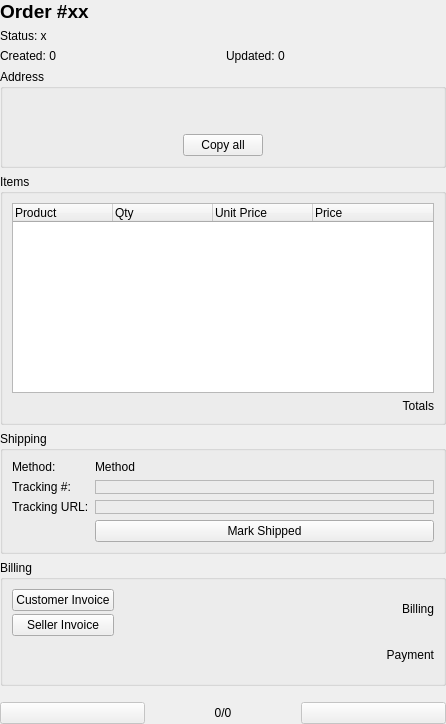
<?xml version="1.0" encoding="UTF-8"?>
<ui version="4.0">
 <class>OrderDetailsWidget</class>
 <widget class="QWidget" name="OrderDetailsWidget">
  <property name="geometry">
   <rect>
    <x>0</x>
    <y>0</y>
    <width>446</width>
    <height>724</height>
   </rect>
  </property>
  <property name="windowTitle">
   <string>Form</string>
  </property>
  <layout class="QVBoxLayout" name="verticalLayout">
   <property name="leftMargin">
    <number>0</number>
   </property>
   <property name="topMargin">
    <number>0</number>
   </property>
   <property name="rightMargin">
    <number>0</number>
   </property>
   <property name="bottomMargin">
    <number>0</number>
   </property>
   <item>
    <layout class="QHBoxLayout" name="numberHorizontalLayout">
     <item>
      <widget class="QLabel" name="orderNumberLabel">
       <property name="font">
        <font>
         <pointsize>14</pointsize>
         <bold>true</bold>
        </font>
       </property>
       <property name="text">
        <string>Order #xx</string>
       </property>
       <property name="textFormat">
        <enum>Qt::RichText</enum>
       </property>
       <property name="openExternalLinks">
        <bool>true</bool>
       </property>
      </widget>
     </item>
     <item>
      <widget class="QPushButton" name="collapseButton">
       <property name="sizePolicy">
        <sizepolicy hsizetype="Maximum" vsizetype="Fixed">
         <horstretch>0</horstretch>
         <verstretch>0</verstretch>
        </sizepolicy>
       </property>
       <property name="text">
        <string/>
       </property>
       <property name="icon">
        <iconset resource="res.qrc">
         <normaloff>:/res/icons/collapse_right.png</normaloff>:/res/icons/collapse_right.png</iconset>
       </property>
       <property name="flat">
        <bool>true</bool>
       </property>
      </widget>
     </item>
    </layout>
   </item>
   <item>
    <widget class="QLabel" name="orderStatusLabel">
     <property name="text">
      <string>Status: x</string>
     </property>
    </widget>
   </item>
   <item>
    <layout class="QHBoxLayout" name="datesHorizontalLayout">
     <item>
      <widget class="QLabel" name="createdAtLabel">
       <property name="text">
        <string>Created: 0</string>
       </property>
      </widget>
     </item>
     <item>
      <widget class="QLabel" name="updatedAtLabel">
       <property name="text">
        <string>Updated: 0</string>
       </property>
      </widget>
     </item>
    </layout>
   </item>
   <item>
    <widget class="QGroupBox" name="addressGroup">
     <property name="title">
      <string>Address</string>
     </property>
     <layout class="QVBoxLayout" name="verticalLayout_5">
      <item>
       <layout class="QHBoxLayout" name="nameHorizontalLayout">
        <item>
         <widget class="ClickyLineEdit" name="addressNameEdit">
          <property name="frameShape">
           <enum>QFrame::StyledPanel</enum>
          </property>
          <property name="frameShadow">
           <enum>QFrame::Raised</enum>
          </property>
          <property name="placeholderText" stdset="0">
           <string>Name</string>
          </property>
          <property name="type" stdset="0">
           <number>0</number>
          </property>
         </widget>
        </item>
        <item>
         <widget class="ClickyLineEdit" name="addressOrgEdit">
          <property name="frameShape">
           <enum>QFrame::StyledPanel</enum>
          </property>
          <property name="frameShadow">
           <enum>QFrame::Raised</enum>
          </property>
          <property name="placeholderText" stdset="0">
           <string>Organization</string>
          </property>
          <property name="type" stdset="0">
           <number>0</number>
          </property>
         </widget>
        </item>
       </layout>
      </item>
      <item>
       <widget class="ClickyLineEdit" name="address1Edit">
        <property name="frameShape">
         <enum>QFrame::StyledPanel</enum>
        </property>
        <property name="frameShadow">
         <enum>QFrame::Raised</enum>
        </property>
        <property name="placeholderText" stdset="0">
         <string>Address 1</string>
        </property>
        <property name="type" stdset="0">
         <number>0</number>
        </property>
       </widget>
      </item>
      <item>
       <widget class="ClickyLineEdit" name="address2Edit">
        <property name="frameShape">
         <enum>QFrame::StyledPanel</enum>
        </property>
        <property name="frameShadow">
         <enum>QFrame::Raised</enum>
        </property>
        <property name="placeholderText" stdset="0">
         <string>Address 2</string>
        </property>
        <property name="type" stdset="0">
         <number>0</number>
        </property>
       </widget>
      </item>
      <item>
       <widget class="ClickyLineEdit" name="addressCityEdit">
        <property name="frameShape">
         <enum>QFrame::StyledPanel</enum>
        </property>
        <property name="frameShadow">
         <enum>QFrame::Raised</enum>
        </property>
        <property name="placeholderText" stdset="0">
         <string>City, State</string>
        </property>
        <property name="type" stdset="0">
         <number>0</number>
        </property>
       </widget>
      </item>
      <item>
       <layout class="QHBoxLayout" name="zipHorizontalLayout">
        <item>
         <widget class="ClickyLineEdit" name="addressCountryEdit">
          <property name="frameShape">
           <enum>QFrame::StyledPanel</enum>
          </property>
          <property name="frameShadow">
           <enum>QFrame::Raised</enum>
          </property>
          <property name="placeholderText" stdset="0">
           <string>Country</string>
          </property>
          <property name="type" stdset="0">
           <number>0</number>
          </property>
         </widget>
        </item>
        <item>
         <widget class="ClickyLineEdit" name="addressZipEdit">
          <property name="frameShape">
           <enum>QFrame::StyledPanel</enum>
          </property>
          <property name="frameShadow">
           <enum>QFrame::Raised</enum>
          </property>
          <property name="placeholderText" stdset="0">
           <string>Postal Code</string>
          </property>
          <property name="type" stdset="0">
           <number>0</number>
          </property>
         </widget>
        </item>
       </layout>
      </item>
      <item>
       <layout class="QHBoxLayout" name="emailHorizontalLayout">
        <item>
         <widget class="ClickyLineEdit" name="addressPhoneEdit">
          <property name="frameShape">
           <enum>QFrame::StyledPanel</enum>
          </property>
          <property name="frameShadow">
           <enum>QFrame::Raised</enum>
          </property>
          <property name="placeholderText" stdset="0">
           <string>Phone #</string>
          </property>
          <property name="type" stdset="0">
           <number>0</number>
          </property>
         </widget>
        </item>
        <item>
         <widget class="ClickyLineEdit" name="addressEmailEdit">
          <property name="frameShape">
           <enum>QFrame::StyledPanel</enum>
          </property>
          <property name="frameShadow">
           <enum>QFrame::Raised</enum>
          </property>
          <property name="placeholderText" stdset="0">
           <string>Email</string>
          </property>
          <property name="type" stdset="0">
           <number>0</number>
          </property>
         </widget>
        </item>
       </layout>
      </item>
      <item>
       <layout class="QHBoxLayout" name="copyAllHorizontalLayout">
        <item>
         <spacer name="horizontalSpacer">
          <property name="orientation">
           <enum>Qt::Horizontal</enum>
          </property>
          <property name="sizeHint" stdset="0">
           <size>
            <width>40</width>
            <height>20</height>
           </size>
          </property>
         </spacer>
        </item>
        <item>
         <widget class="QPushButton" name="addressCopyAllButton">
          <property name="text">
           <string>Copy all</string>
          </property>
         </widget>
        </item>
        <item>
         <spacer name="horizontalSpacer_2">
          <property name="orientation">
           <enum>Qt::Horizontal</enum>
          </property>
          <property name="sizeHint" stdset="0">
           <size>
            <width>40</width>
            <height>20</height>
           </size>
          </property>
         </spacer>
        </item>
       </layout>
      </item>
     </layout>
    </widget>
   </item>
   <item>
    <widget class="QGroupBox" name="itemsGroup">
     <property name="title">
      <string>Items</string>
     </property>
     <layout class="QVBoxLayout" name="verticalLayout_6">
      <item>
       <widget class="QTreeWidget" name="itemsTreeWidget">
        <property name="editTriggers">
         <set>QAbstractItemView::NoEditTriggers</set>
        </property>
        <column>
         <property name="text">
          <string>Product</string>
         </property>
        </column>
        <column>
         <property name="text">
          <string>Qty</string>
         </property>
        </column>
        <column>
         <property name="text">
          <string>Unit Price</string>
         </property>
        </column>
        <column>
         <property name="text">
          <string>Price</string>
         </property>
        </column>
       </widget>
      </item>
      <item>
       <widget class="QLabel" name="itemsTotalLabel">
        <property name="font">
         <font/>
        </property>
        <property name="text">
         <string>Totals</string>
        </property>
        <property name="alignment">
         <set>Qt::AlignRight|Qt::AlignTrailing|Qt::AlignVCenter</set>
        </property>
       </widget>
      </item>
     </layout>
    </widget>
   </item>
   <item>
    <widget class="QGroupBox" name="shippingGroup">
     <property name="title">
      <string>Shipping</string>
     </property>
     <layout class="QFormLayout" name="formLayout_2">
      <item row="0" column="0">
       <widget class="QLabel" name="shippingMethodLabel">
        <property name="text">
         <string>Method:</string>
        </property>
       </widget>
      </item>
      <item row="0" column="1">
       <widget class="QLabel" name="shippingMethodValueLabel">
        <property name="text">
         <string>Method</string>
        </property>
       </widget>
      </item>
      <item row="2" column="0">
       <widget class="QLabel" name="shippingTrackingNoLabel">
        <property name="text">
         <string>Tracking #:</string>
        </property>
       </widget>
      </item>
      <item row="3" column="0">
       <widget class="QLabel" name="shippingTrackingUrlLabel">
        <property name="text">
         <string>Tracking URL:</string>
        </property>
       </widget>
      </item>
      <item row="4" column="1">
       <widget class="QPushButton" name="shippingSubmitButton">
        <property name="text">
         <string>Mark Shipped</string>
        </property>
       </widget>
      </item>
      <item row="2" column="1">
       <widget class="ClickyLineEdit" name="shippingTrackingNoEdit">
        <property name="frameShape">
         <enum>QFrame::StyledPanel</enum>
        </property>
        <property name="frameShadow">
         <enum>QFrame::Raised</enum>
        </property>
        <property name="placeholderText" stdset="0">
         <string>Untracked</string>
        </property>
        <property name="type" stdset="0">
         <number>0</number>
        </property>
       </widget>
      </item>
      <item row="3" column="1">
       <widget class="ClickyLineEdit" name="shippingTrackingUrlEdit">
        <property name="frameShape">
         <enum>QFrame::StyledPanel</enum>
        </property>
        <property name="frameShadow">
         <enum>QFrame::Raised</enum>
        </property>
        <property name="placeholderText" stdset="0">
         <string>Untracked</string>
        </property>
        <property name="type" stdset="0">
         <number>1</number>
        </property>
       </widget>
      </item>
     </layout>
    </widget>
   </item>
   <item>
    <widget class="QGroupBox" name="billingGroupBox">
     <property name="title">
      <string>Billing</string>
     </property>
     <layout class="QHBoxLayout" name="horizontalLayout">
      <item>
       <layout class="QVBoxLayout" name="verticalLayout_2">
        <property name="spacing">
         <number>3</number>
        </property>
        <item>
         <widget class="QPushButton" name="customerInvoiceButton">
          <property name="text">
           <string>Customer Invoice</string>
          </property>
         </widget>
        </item>
        <item>
         <widget class="QPushButton" name="sellerInvoiceButton">
          <property name="text">
           <string>Seller Invoice</string>
          </property>
         </widget>
        </item>
        <item>
         <spacer name="verticalSpacer_2">
          <property name="orientation">
           <enum>Qt::Vertical</enum>
          </property>
          <property name="sizeHint" stdset="0">
           <size>
            <width>20</width>
            <height>40</height>
           </size>
          </property>
         </spacer>
        </item>
       </layout>
      </item>
      <item>
       <spacer name="horizontalSpacer_3">
        <property name="orientation">
         <enum>Qt::Horizontal</enum>
        </property>
        <property name="sizeHint" stdset="0">
         <size>
          <width>40</width>
          <height>20</height>
         </size>
        </property>
       </spacer>
      </item>
      <item>
       <layout class="QVBoxLayout" name="verticalLayout_3">
        <item>
         <widget class="QLabel" name="billingLabel">
          <property name="font">
           <font/>
          </property>
          <property name="text">
           <string>Billing</string>
          </property>
          <property name="alignment">
           <set>Qt::AlignRight|Qt::AlignTrailing|Qt::AlignVCenter</set>
          </property>
         </widget>
        </item>
        <item>
         <widget class="QLabel" name="billingLinkLabel">
          <property name="text">
           <string>Payment</string>
          </property>
          <property name="alignment">
           <set>Qt::AlignRight|Qt::AlignTrailing|Qt::AlignVCenter</set>
          </property>
          <property name="openExternalLinks">
           <bool>true</bool>
          </property>
         </widget>
        </item>
       </layout>
      </item>
     </layout>
    </widget>
   </item>
   <item>
    <spacer name="verticalSpacer">
     <property name="orientation">
      <enum>Qt::Vertical</enum>
     </property>
     <property name="sizeHint" stdset="0">
      <size>
       <width>20</width>
       <height>12</height>
      </size>
     </property>
    </spacer>
   </item>
   <item>
    <layout class="QHBoxLayout" name="buttonHorizontalLayout">
     <item>
      <widget class="QPushButton" name="prevOrderButton">
       <property name="enabled">
        <bool>false</bool>
       </property>
       <property name="icon">
        <iconset resource="res.qrc">
         <normaloff>:/res/icons/arrow_left.png</normaloff>:/res/icons/arrow_left.png</iconset>
       </property>
      </widget>
     </item>
     <item>
      <widget class="QLabel" name="orderPosLabel">
       <property name="text">
        <string>0/0</string>
       </property>
       <property name="alignment">
        <set>Qt::AlignCenter</set>
       </property>
      </widget>
     </item>
     <item>
      <widget class="QPushButton" name="nextOrderButton">
       <property name="enabled">
        <bool>false</bool>
       </property>
       <property name="icon">
        <iconset resource="res.qrc">
         <normaloff>:/res/icons/arrow_right.png</normaloff>:/res/icons/arrow_right.png</iconset>
       </property>
      </widget>
     </item>
    </layout>
   </item>
  </layout>
 </widget>
 <customwidgets>
  <customwidget>
   <class>ClickyLineEdit</class>
   <extends>QFrame</extends>
   <header>clickylineedit.h</header>
   <container>1</container>
  </customwidget>
 </customwidgets>
 <resources>
  <include location="res.qrc"/>
 </resources>
 <connections/>
</ui>
